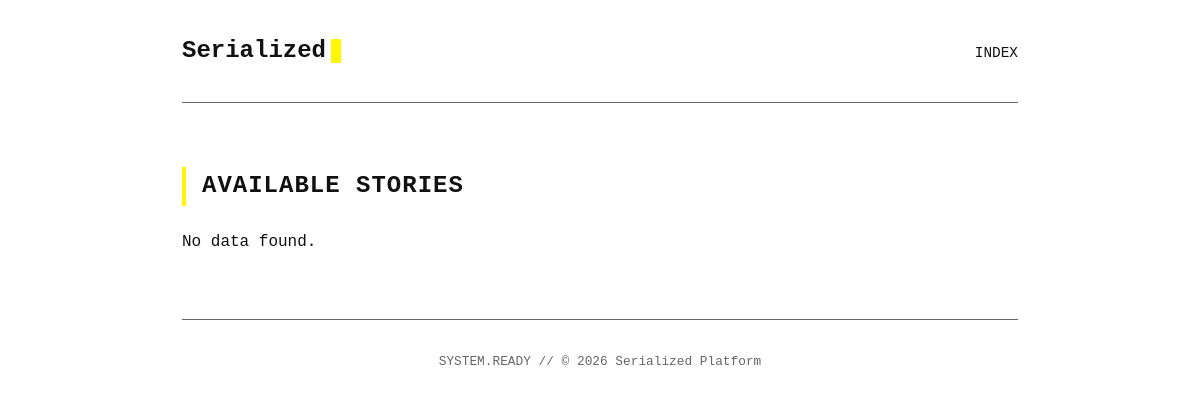
Before: / with the older database file.
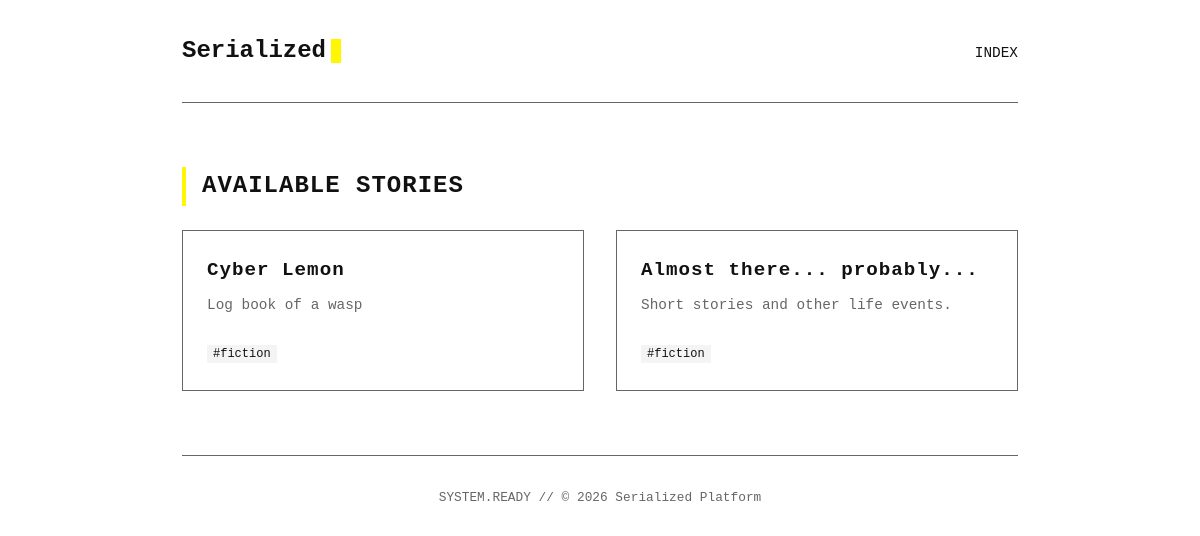
After: the same page with the newer database file.
### stories/models.py (models this page shows, shortened)
class Story(models.Model):
    title = models.CharField(max_length=200)
    slug = models.SlugField(unique=True, help_text="URL friendly version of the title")
    summary = models.TextField()
    cover_image = models.URLField(blank=True, null=True, help_text="URL to a cover image (optional)")
    created_at = models.DateTimeField(auto_now_add=True)
    class Meta:
        verbose_name_plural = "Stories"
    def get_absolute_url(self):
        return reverse('stories:story_detail', args=[self.slug])

### stories/views.py (the view)
# urls.py: path('', views.story_list, name='story_list'),
def story_list(request):
    stories = Story.objects.all()
    return render(request, 'stories/story_list.html', {'stories': stories})

### stories/templates/stories/story_list.html (shortened to what this page needs)
{% extends "base.html" %}
{% block content %}
<section>
    <h2>Available Stories</h2>
    <div class="grid">
        {% for story in stories %}
            <div class="card">
                <div>
                    <h2><a href="{{ story.get_absolute_url }}">{{ story.title }}</a></h2>
                    <p>{{ story.summary|truncatewords:20 }}</p>
                </div>
                <div class="tags">
                    <span style="font-size: 0.75rem; background: var(--code-bg); padding: 2px 6px;">#fiction</span>
                </div>
            </div>
        {% empty %}
            <p>No data found.</p>
        {% endfor %}
    </div>
</section>
{% endblock %}

### stories/templates/base.html (shortened to what this page needs)
{% load static %}
<!DOCTYPE html>
<html lang="en">
<head>
    <link rel="stylesheet" href="{% static 'stories/style.css' %}">
</head>
<body>
    <header>
        <div>
            <a href="{% url 'stories:story_list' %}" class="brand">
                Serialized<span class="cursor"></span>
            </a>
        </div>
        <nav>
            <a href="{% url 'stories:story_list' %}">Index</a>
        </nav>
    </header>
    <main>
        {% block content %}{% endblock %}
    </main>
    <footer>
        <p>SYSTEM.READY // © {% now "Y" %} Serialized Platform</p>
    </footer>
</body>
</html>

### stories/static/stories/style.css (style rules this page uses)
:root { --bg-color: #ffffff; --text-color: #111111; --accent-color: #000000; --secondary-color: #666666; --code-bg: #f4f4f4; --highlight-color: #FFF700; --font-stack: 'JetBrains Mono', 'Fira Code', 'Courier New', monospace; }
* { box-sizing: border-box; margin: 0; padding: 0; }
body { background-color: var(--bg-color); color: var(--text-color); font-family: var(--font-stack); line-height: 1.6; padding: 2rem; max-width: 900px; margin: 0 auto; }
a { color: inherit; text-decoration: underline; text-decoration-thickness: 1px; text-underline-offset: 4px; }
header { margin-bottom: 4rem; padding-bottom: 2rem; border-bottom: 1px solid var(--secondary-color); display: flex; justify-content: space-between; align-items: baseline; }
nav a { margin-left: 1rem; text-decoration: none; font-size: 0.9rem; text-transform: uppercase; }
.brand { font-size: 1.5rem; font-weight: 700; text-decoration: none; }
.cursor { display: inline-block; width: 10px; height: 1.5rem; background-color: var(--highlight-color); animation: blink 1s step-end infinite; vertical-align: middle; margin-left: 5px; }
section { margin-bottom: 4rem; }
h2 { font-size: 1.5rem; margin-bottom: 1.5rem; text-transform: uppercase; letter-spacing: 1px; border-left: 4px solid var(--highlight-color); padding-left: 1rem; }
.grid { display: grid; grid-template-columns: repeat(auto-fill, minmax(280px, 1fr)); gap: 2rem; list-style: none; }
.card { border: 1px solid var(--secondary-color); padding: 1.5rem; transition: transform 0.2s, box-shadow 0.2s; background: var(--bg-color); display: flex; flex-direction: column; justify-content: space-between; height: 100%; }
.card h2 { font-size: 1.2rem; margin-bottom: 0.5rem; border: none; padding: 0; text-transform: none; }
.card a { text-decoration: none; }
.card p { font-size: 0.9rem; color: var(--secondary-color); margin-bottom: 1.5rem; flex-grow: 1; }
footer { margin-top: 4rem; padding-top: 2rem; border-top: 1px solid var(--secondary-color); text-align: center; font-size: 0.8rem; color: var(--secondary-color); font-family: var(--font-stack); }

Changed rows visible on the page:
added Story: title "Cyber Lemon", summary "Log book of a wasp"
added Story: title "Almost there... probably...", summary "Short stories and other life events."
Other visible differences:
text no longer shown: "No data found."
